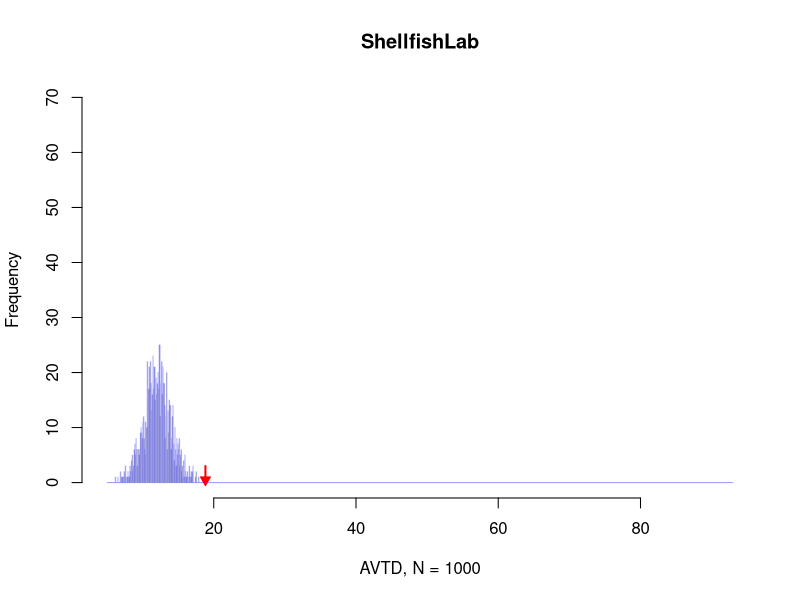

R code for this plot:
treestats <- read.table("treestats-jackknife.tsv",header=TRUE,sep="\t");
title <- 'AVTD, N = 1000';

# compute min and max over all sites and primers so we can
# superimpose plots
min <- round(min(treestats$avtd)) - 1;
max <- round(max(treestats$avtd)) + 1;

# binning in 1000 steps for 100 replicates appears to result in 
# no bins having more than 50 trees in them
steps <- ( max - min ) / 1000;
breaks <- seq(from = min, to = max, by = steps );

# primers: F04R22, NF118Sr2b
# sites: BayfrontPark, BelleairBlvd, RyanCt, ShellfishLab
# NOTE: RyanCt has more taxa post than pre, so jackknifing should be inverted
# NOTE: it appears that for F04R22 the jackknifed pre trees have higher average
# pairwise distance than the post trees, but this is not so for NF118Sr2b

mySite <- 'ShellfishLab';
myPrimer <- 'NF118Sr2b';

# this subset contains the 1000 jackknifed replicates, where the pre tree is
# randomly pruned to the same size as the post tree. 
reps <- subset(treestats, site == mySite & primer == myPrimer & replicate != 0);

# this gives the true value for the post tree
true <- subset(treestats, site == mySite & primer == myPrimer & replicate == 0);

# draws the histogram for the jackknifed replicates
hist(reps$avtd, xlim=range(min,max), ylim=range(0,70), breaks = breaks, border = rgb(0,0,1,alpha=0.2), main = mySite, xlab = title);

# places an arrow for the true value on the post tree
arrows(true$avtd, 3, true$avtd, 0.1, length = 0, code = 2, col = 'red', xpd = TRUE, lwd = 2);
points(true$avtd, 0.5, pch = 25, col = 'red', bg = 'red');
